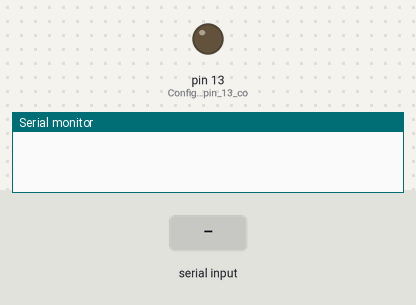
A sketch run on a simulated Arduino Uno, built with avr-gcc and run on an emulated ATmega328P. Parts: output pins drawn as LEDs (lit = HIGH), the last lines printed to the serial monitor. The test bench sets the inputs (shaded band).

Above: at 1.2 s.
1.3 s: "A" received over Serial
At 2.3 s:
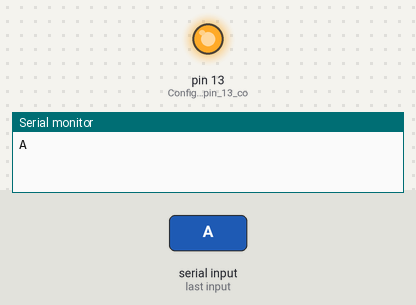
2.8 s: "B" received over Serial
At 3.4 s:
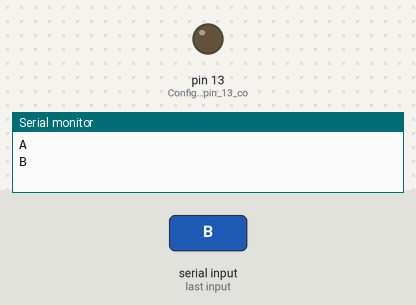
Timing chart, 0 to 5.8 s (numbered marks = the images above; inputs shaded):
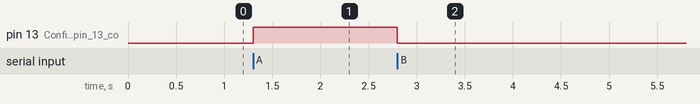

Measured:
- after the input at 1.3 s, pin 13 (Configuramos_el_pin_13_co): LOW → HIGH at once
- after the input at 2.8 s, pin 13 (Configuramos_el_pin_13_co): HIGH → LOW at once

The sketch:

arduino.ino
```cpp
void setup() {
  pinMode(13, OUTPUT);         // Configuramos el pin 13 como salida
  Serial.begin(9600);          // Iniciamos la comunicación serial a 9600 baudios
}

void loop() {
  if (Serial.available() > 0) {  // Si hay datos disponibles en el puerto serie
    char dato = Serial.read();   // Leemos el dato recibido
    Serial.println(dato);
    if (dato == 'A') {
      digitalWrite(13, HIGH);    // Encendemos el LED (pin 13)
    }
    else if (dato == 'B') {
      digitalWrite(13, LOW);     // Apagamos el LED
    }
  }
}
```
